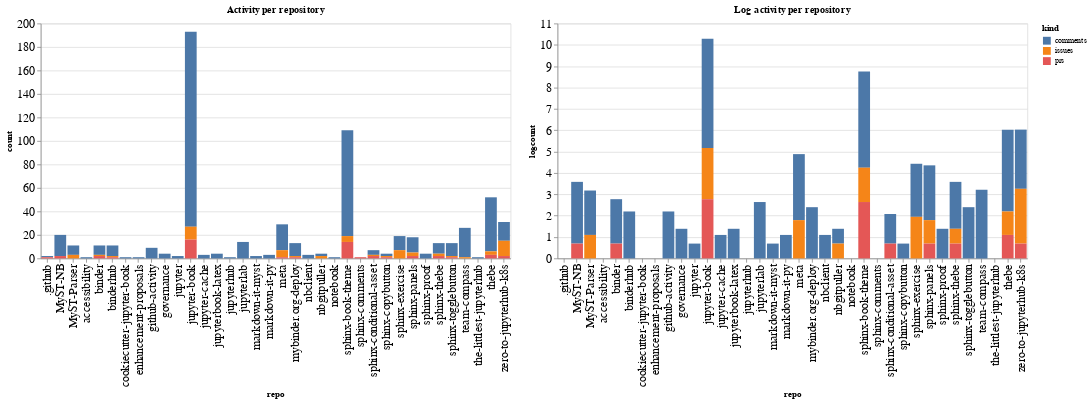

Notebook code for this chart:
### Code cell
ch1 = alt.Chart(repo_summaries, width=600, title="Activity per repository").mark_bar().encode(
    x='repo',
    y='count',
    color='kind',
    tooltip="kind"
)

ch2 = alt.Chart(repo_summaries, width=600, title="Log activity per repository").mark_bar().encode(
    x='repo',
    y='logcount',
    color='kind',
    tooltip="kind"
)

ch1 | ch2

### Figure 1 — Vega-Lite specification as saved in the notebook (floating-point values rounded to 4 significant figures)
{"config": {"axisLeft": {"labelFontSize": 15}, "axisBottom": {"labelFontSize": 15}}, "hconcat": [{"mark": "bar", "encoding": {"color": {"type": "nominal", "field": "kind"}, "tooltip": {"type": "nominal", "field": "kind"}, "x": {"type": "nominal", "field": "repo"}, "y": {"type": "quantitative", "field": "count"}}, "title": "Activity per repository", "width": 600}, {"mark": "bar", "encoding": {"color": {"type": "nominal", "field": "kind"}, "tooltip": {"type": "nominal", "field": "kind"}, "x": {"type": "nominal", "field": "repo"}, "y": {"type": "quantitative", "field": "logcount"}}, "title": "Log activity per repository", "width": 600}], "data": {"name": "data-68486734c81e7d14f2fd64dc240b5bbb"}, "$schema": "https://vega.github.io/schema/vega-lite/v4.8.1.json", "datasets": {"data-68486734c81e7d14f2fd64dc240b5bbb": [{"repo": ".github", "kind": "comments", "count": 1, "logcount": 0.0}, {"repo": ".github", "kind": "prs", "count": 1, "logcount": 0.0}, {"repo": "MyST-NB", "kind": "comments", "count": 18, "logcount": 2.89}, {"repo": "MyST-NB", "kind": "prs", "count": 2, "logcount": 0.6931}, {"repo": "MyST-Parser", "kind": "comments", "count": 8, "logcount": 2.079}, {"repo": "MyST-Parser", "kind": "issues", "count": 3, "logcount": 1.099}, {"repo": "accessibility", "kind": "comments", "count": 1, "logcount": 0.0}, {"repo": "binder", "kind": "comments", "count": 8, "logcount": 2.079}, {"repo": "binder", "kind": "issues", "count": 1, "logcount": 0.0}, {"repo": "binder", "kind": "prs", "count": 2, "logcount": 0.6931}, {"repo": "binderhub", "kind": "comments", "count": 9, "logcount": 2.197}, {"repo": "binderhub", "kind": "issues", "count": 1, "logcount": 0.0}, {"repo": "binderhub", "kind": "prs", "count": 1, "logcount": 0.0}, {"repo": "cookiecutter-jupyter-book", "kind": "comments", "count": 1, "logcount": 0.0}, {"repo": "enhancement-proposals", "kind": "comments", "count": 1, "logcount": 0.0}, {"repo": "github-activity", "kind": "comments", "count": 9, "logcount": 2.197}, {"repo": "governance", "kind": "comments", "count": 4, "logcount": 1.386}, {"repo": "jupyter", "kind": "comments", "count": 2, "logcount": 0.6931}, {"repo": "jupyter-book", "kind": "comments", "count": 166, "logcount": 5.112}, {"repo": "jupyter-book", "kind": "issues", "count": 11, "logcount": 2.398}, {"repo": "jupyter-book", "kind": "prs", "count": 16, "logcount": 2.773}, {"repo": "jupyter-cache", "kind": "comments", "count": 3, "logcount": 1.099}, {"repo": "jupyterbook-latex", "kind": "comments", "count": 4, "logcount": 1.386}, {"repo": "jupyterhub", "kind": "comments", "count": 1, "logcount": 0.0}, {"repo": "jupyterlab", "kind": "comments", "count": 14, "logcount": 2.639}, {"repo": "markdown-it-myst", "kind": "comments", "count": 2, "logcount": 0.6931}, {"repo": "markdown-it-py", "kind": "comments", "count": 3, "logcount": 1.099}, {"repo": "meta", "kind": "comments", "count": 22, "logcount": 3.091}, {"repo": "meta", "kind": "issues", "count": 6, "logcount": 1.792}, {"repo": "meta", "kind": "prs", "count": 1, "logcount": 0.0}, {"repo": "mybinder.org-deploy", "kind": "comments", "count": 11, "logcount": 2.398}, {"repo": "mybinder.org-deploy", "kind": "issues", "count": 1, "logcount": 0.0}, {"repo": "mybinder.org-deploy", "kind": "prs", "count": 1, "logcount": 0.0}, {"repo": "nbclient", "kind": "comments", "count": 3, "logcount": 1.099}, {"repo": "nbgitpuller", "kind": "comments", "count": 2, "logcount": 0.6931}, {"repo": "nbgitpuller", "kind": "issues", "count": 2, "logcount": 0.6931}, {"repo": "notebook", "kind": "comments", "count": 1, "logcount": 0.0}, {"repo": "sphinx-book-theme", "kind": "comments", "count": 90, "logcount": 4.5}, {"repo": "sphinx-book-theme", "kind": "issues", "count": 5, "logcount": 1.609}, {"repo": "sphinx-book-theme", "kind": "prs", "count": 14, "logcount": 2.639}, {"repo": "sphinx-comments", "kind": "prs", "count": 1, "logcount": 0.0}, {"repo": "sphinx-conditional-asset", "kind": "comments", "count": 4, "logcount": 1.386}, {"repo": "sphinx-conditional-asset", "kind": "issues", "count": 1, "logcount": 0.0}, {"repo": "sphinx-conditional-asset", "kind": "prs", "count": 2, "logcount": 0.6931}, {"repo": "sphinx-copybutton", "kind": "comments", "count": 2, "logcount": 0.6931}, {"repo": "sphinx-copybutton", "kind": "issues", "count": 1, "logcount": 0.0}, {"repo": "sphinx-copybutton", "kind": "prs", "count": 1, "logcount": 0.0}, {"repo": "sphinx-exercise", "kind": "comments", "count": 12, "logcount": 2.485}, {"repo": "sphinx-exercise", "kind": "issues", "count": 7, "logcount": 1.946}, {"repo": "sphinx-panels", "kind": "comments", "count": 13, "logcount": 2.565}, {"repo": "sphinx-panels", "kind": "issues", "count": 3, "logcount": 1.099}, {"repo": "sphinx-panels", "kind": "prs", "count": 2, "logcount": 0.6931}, {"repo": "sphinx-proof", "kind": "comments", "count": 4, "logcount": 1.386}, {"repo": "sphinx-thebe", "kind": "comments", "count": 9, "logcount": 2.197}, {"repo": "sphinx-thebe", "kind": "issues", "count": 2, "logcount": 0.6931}, {"repo": "sphinx-thebe", "kind": "prs", "count": 2, "logcount": 0.6931}, {"repo": "sphinx-togglebutton", "kind": "comments", "count": 11, "logcount": 2.398}, {"repo": "sphinx-togglebutton", "kind": "issues", "count": 1, "logcount": 0.0}, {"repo": "sphinx-togglebutton", "kind": "prs", "count": 1, "logcount": 0.0}, {"repo": "team-compass", "kind": "comments", "count": 25, "logcount": 3.219}, {"repo": "team-compass", "kind": "issues", "count": 1, "logcount": 0.0}, {"repo": "the-littlest-jupyterhub", "kind": "comments", "count": 1, "logcount": 0.0}, {"repo": "thebe", "kind": "comments", "count": 46, "logcount": 3.829}, {"repo": "thebe", "kind": "issues", "count": 3, "logcount": 1.099}, {"repo": "thebe", "kind": "prs", "count": 3, "logcount": 1.099}, {"repo": "zero-to-jupyterhub-k8s", "kind": "comments", "count": 16, "logcount": 2.773}, {"repo": "zero-to-jupyterhub-k8s", "kind": "issues", "count": 13, "logcount": 2.565}, {"repo": "zero-to-jupyterhub-k8s", "kind": "prs", "count": 2, "logcount": 0.6931}]}}
